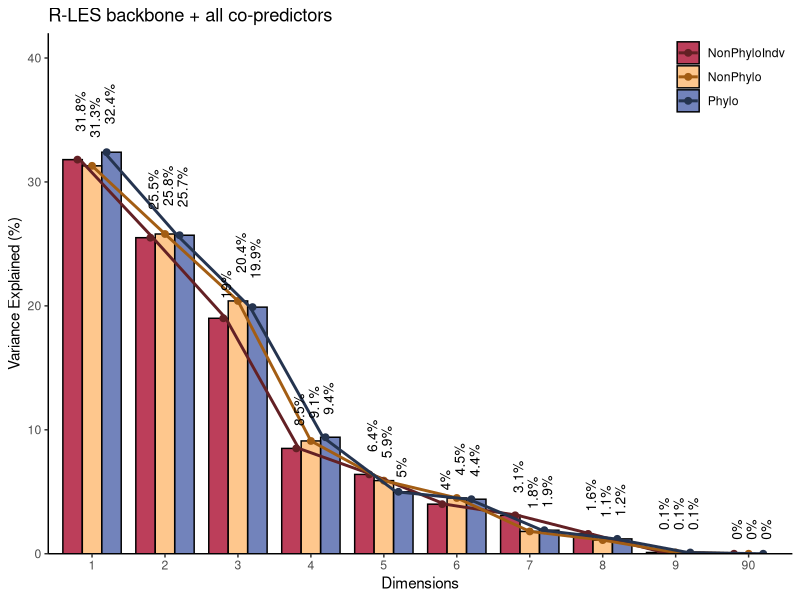

This chart was generated by the following R code: (Note: this script raises an error after producing the figure.)
rm(list=ls())

library(dplyr)
library(tidyverse)
library(tidyr)
library(reshape2)

# Adopted from step17-phylo-informed-PCA-log.R
# Step 5: Compare with non-phylo PCA, grouped barplot --------------------------
screeData_compare_RLES = data.frame( # backbone
  Dimensions = c("1","2","3","4","5","6"),
  NonPhyloIndv = c(33.3,26.4,24.2,9.3,6.8,0.2),
  NonPhylo = c(34.4,27.6,21.5,10,6.3,0.2),
  Phylo = c(35,27,22.1,9.5,6.3,0.2))

screeData_compare_RLES_root_copred = data.frame( # RDMC,Rr25,SRA
  Dimensions = c("1","2","3","4","5","6","7","8","9"),
  NonPhyloIndv = c(35.3,25.9,17.8,8.8,6.6,3.4,1.9,0.1,0),
  NonPhylo = c(34.6,27.7,17,9.4,6.5,3.3,1.2,0.1,0),
  Phylo = c(35.8,27.2,17.1,9.7,5.5,3.3,1.3,0.1,0))

screeData_compare_RLES_leaf_copred = data.frame( # LPC
  Dimensions = c("1","2","3","4","5","6","7"),
  NonPhyloIndv = c(30,28,21.3,8.6,6.9,5,0.1),
  NonPhylo = c(32,27.6,21.2,9,7.2,2.8,0.1),
  Phylo = c(32.7,27.2,21.1,9.1,6.8,3,0.1))

screeData_compare_RLES_all_copred = data.frame( 
  Dimensions = c("1","2","3","4","5","6","7","8","9","90"),
  NonPhyloIndv = c(31.8,25.5,19,8.5,6.4,4,3.1,1.6,0.1,0),
  NonPhylo = c(31.3,25.8,20.4,9.1,5.9,4.5,1.8,1.1,0.1,0),
  Phylo = c(32.4,25.7,19.9,9.4,5,4.4,1.9,1.2,0.1,0))

#screeData_compare_touse = screeData_compare_RLES
#screeData_compare_touse = screeData_compare_RLESLPC
#screeData_compare_touse = screeData_compare_RLESRDMC
screeData_compare_touse = screeData_compare_RLES_all_copred
screeData_compare_touse = melt(screeData_compare_touse,variable.name="Category",value.name = "ExplainedVariance")

# Grouped bar plot
plt_scree_compare = ggplot(screeData_compare_touse) +
  geom_bar(aes(x=Dimensions, y=ExplainedVariance, fill=Category), color="black", # border
           stat="identity", width=0.8, position="dodge",alpha=0.78) + 
  
  geom_point(aes(x=Dimensions, y=ExplainedVariance, color=Category), size=2, position=position_dodge(width = 0.6)) +
  geom_line(aes(x=Dimensions, y=ExplainedVariance, color=Category, group = Category), linewidth=1, position=position_dodge(width = 0.5)) +
  
  scale_fill_manual(values = c("#A9082C","#FDB76D","#4B61A8")) + # bar coloring
  scale_color_manual(values = c("#632024","#A35D13","#25344F")) + # point and line coloring


  geom_text(aes(x = Dimensions, y = ExplainedVariance, group = Category, label = paste0(ExplainedVariance, "%")),
            position = position_dodge(width = 0.6),size = 3.5,vjust = 0.8,hjust=-0.7,angle=90) + 
  labs(title="R-LES backbone + all co-predictors", y="Variance Explained (%)") + 
  theme_classic() +
  scale_y_continuous(limits = c(0, 42), expand = c(0, 0)) + # Removes the blank space
  theme(legend.title = element_blank(), 
        legend.position = c(1, 1),
        legend.justification = c(1, 1)
        # legend.background = element_rect(fill = "white", color = "black")
  )

plt_scree_compare

ggsave(filename = "2502-indv-level-code/Ind_PCAscree-RLESall.pdf", plot = plt_scree_compare, width = 3.9, height = 3.5)
#ggsave(filename = "plt_PCAcompare_scree-RESLESLPC.pdf", plot = plt_scree_compare, width = 3.9, height = 3.5)
#ggsave(filename = "plt_PCAcompare_scree-RESLESRDMC.pdf", plot = plt_scree_compare, width = 3.9, height = 3.5)
#ggsave(filename = "plt_PCAcompare_scree-RESLESLPCRDMC.pdf", plot = plt_scree_compare, width = 3.9, height = 3.5)

